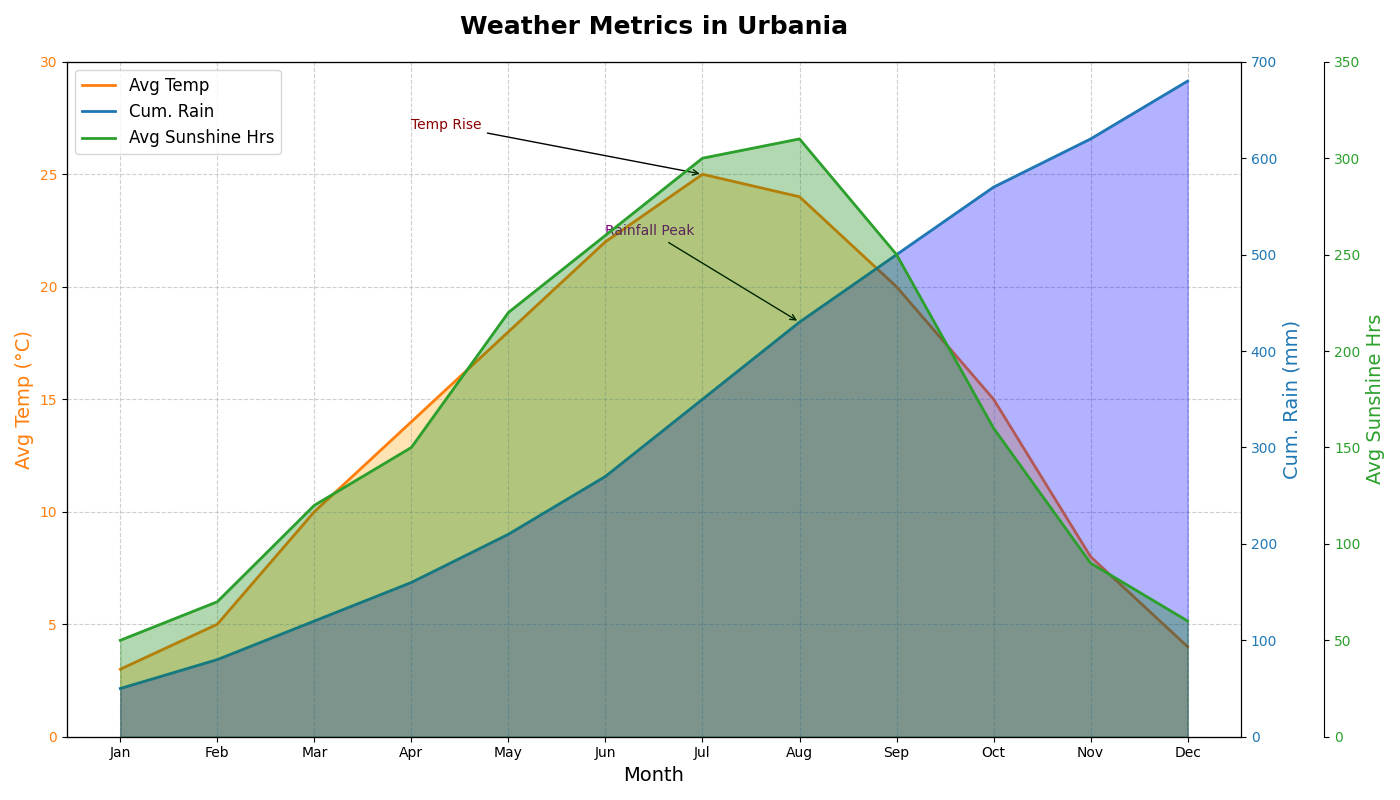

Python code for this plot:
import matplotlib.pyplot as plt
import numpy as np

months = np.array(['Jan', 'Feb', 'Mar', 'Apr', 'May', 'Jun', 'Jul', 'Aug', 'Sep', 'Oct', 'Nov', 'Dec'])
avg_temp = np.array([3, 5, 10, 14, 18, 22, 25, 24, 20, 15, 8, 4])
cumulative_rainfall = np.array([50, 80, 120, 160, 210, 270, 350, 430, 500, 570, 620, 680])
avg_sunshine_hours = np.array([50, 70, 120, 150, 220, 260, 300, 310, 250, 160, 90, 60])

fig, ax1 = plt.subplots(figsize=(14, 8))

ax1.set_title("Weather Metrics in Urbania", fontsize=18, fontweight='bold', pad=20)
ax1.set_xlabel("Month", fontsize=14)
ax1.set_ylabel("Avg Temp (°C)", fontsize=14, color='tab:orange')
ax1.plot(months, avg_temp, color='tab:orange', label='Avg Temp', linewidth=2)
ax1.fill_between(months, avg_temp, color='orange', alpha=0.3)
ax1.tick_params(axis='y', labelcolor='tab:orange')
ax1.set_ylim(0, 30)

ax2 = ax1.twinx()
ax2.set_ylabel("Cum. Rain (mm)", fontsize=14, color='tab:blue')
ax2.plot(months, cumulative_rainfall, color='tab:blue', label='Cum. Rain', linewidth=2)
ax2.fill_between(months, cumulative_rainfall, color='blue', alpha=0.3)
ax2.tick_params(axis='y', labelcolor='tab:blue')
ax2.set_ylim(0, 700)

ax3 = ax1.twinx()
ax3.spines.right.set_position(("outward", 60))
ax3.set_ylabel("Avg Sunshine Hrs", fontsize=14, color='tab:green')
ax3.plot(months, avg_sunshine_hours, color='tab:green', label='Avg Sunshine Hrs', linewidth=2)
ax3.fill_between(months, avg_sunshine_hours, color='green', alpha=0.3)
ax3.tick_params(axis='y', labelcolor='tab:green')
ax3.set_ylim(0, 350)

lines, labels = ax1.get_legend_handles_labels()
lines2, labels2 = ax2.get_legend_handles_labels()
lines3, labels3 = ax3.get_legend_handles_labels()
ax1.legend(lines + lines2 + lines3, labels + labels2 + labels3, loc='upper left', fontsize=12)

ax1.grid(True, linestyle='--', alpha=0.6)

ax1.annotate('Temp Rise', xy=('Jul', 25), xytext=('Apr', 27),
             arrowprops=dict(facecolor='red', arrowstyle='->'), fontsize=10, color='darkred')
ax2.annotate('Rainfall Peak', xy=('Aug', 430), xytext=('Jun', 520),
             arrowprops=dict(facecolor='purple', arrowstyle='->'), fontsize=10, color='purple')

plt.tight_layout()
plt.show()
